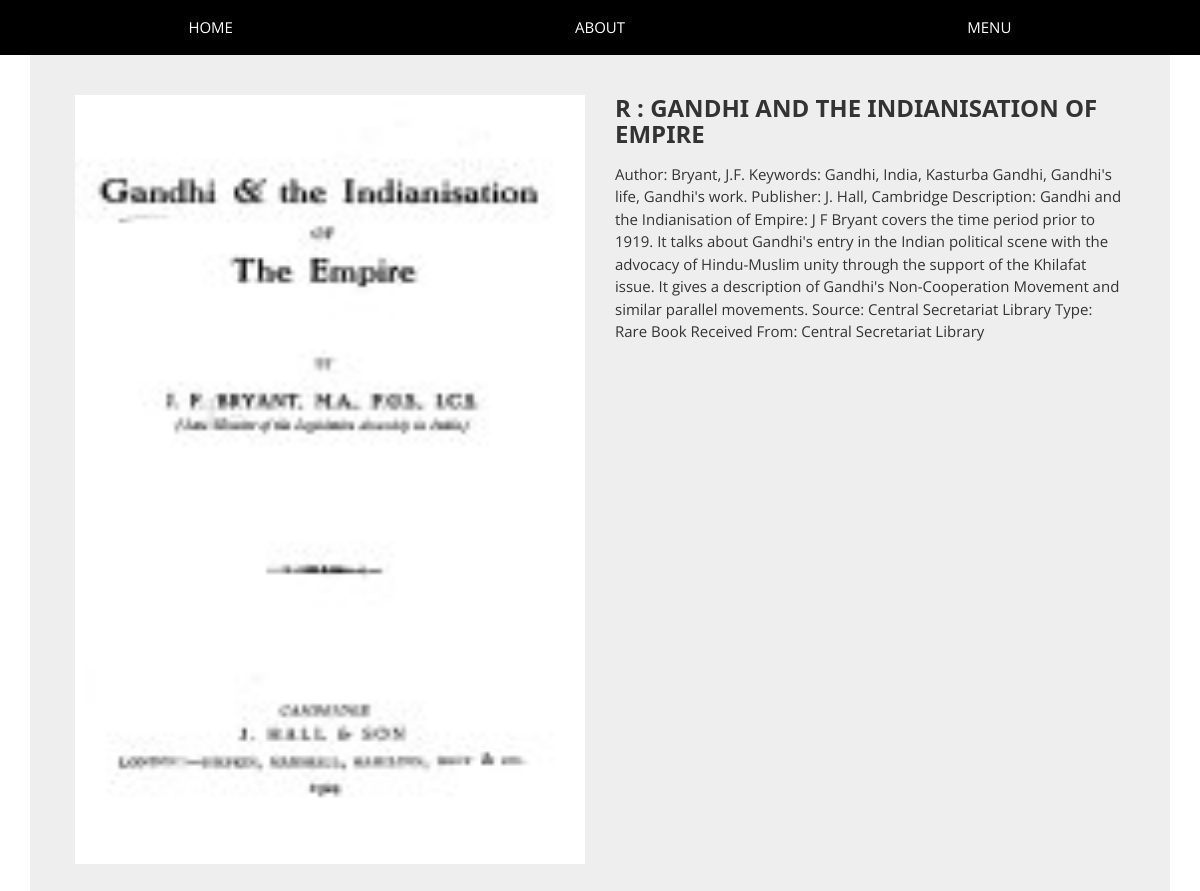
/fr-detail/1, run on the app's committed database.
### app/models.py (models this page shows, shortened)
class freedomar(models.Model):
    title = models.CharField(max_length=100)
    description = models.TextField()
    category = models.CharField(choices=CATEGORY_CHOICES, max_length=4)
    fr_image = models.ImageField(upload_to='producting')

### app/views.py (the view)
# urls.py: path('fr-detail/<int:pk>', views.frdetailview.as_view(), name='fr-detail'),
class frdetailview(View):
    def get(self, request, pk):
     fr = freedomar.objects.get(pk=pk)
     return render(request, 'app/freedetails.html',{'fr':fr})

### app/templates/app/freedetails.html (shortened to what this page needs)
<!DOCTYPE html>
{% load static %}
<html lang="en">
  <head>
    <link href="//maxcdn.bootstrapcdn.com/bootstrap/3.3.0/css/bootstrap.min.css" rel="stylesheet" id="bootstrap-css">
<link rel="stylesheet" href="{% static 'app/css/style1.css'%}">
<link rel="stylesheet" href="https://cdnjs.cloudflare.com/ajax/libs/font-awesome/4.7.0/css/font-awesome.min.css">
    <link href="https://maxcdn.bootstrapcdn.com/font-awesome/4.7.0/css/font-awesome.min.css" rel="stylesheet">
  </head>
  <body>
    <div class="w3-top">
      <div class="w3-row w3-padding w3-black">
        <div class="w3-col s4">
          <a href="{% url 'home' %}" class="w3-button w3-block w3-black">HOME</a>
        </div>
        <div class="w3-col s4">
          <a href="{% url 'home' %}" class="w3-button w3-block w3-black">ABOUT</a>
        </div>
        <div class="w3-col s4">
          <a href="{% url 'home' %}" class="w3-button w3-block w3-black">MENU</a>
        </div>
      </div>
    </div>
    <div class="container">
        <div class="card">
            <div class="container-fliud">
                <div class="wrapper row">
                    <div class="preview col-md-6">
                        <div class="preview-pic tab-content">
                          <div class="tab-pane active" id="pic-1"><img src="{{fr.fr_image.url}}" /></div>
                        </div>
                    </div>
                    <div class="details col-md-6">
                        <h3 class="product-title">{{fr.category}} : {{fr.title}} </h3>
                        <p class="product-description">{{fr.description}}</p>
                    </div>
                </div>
            </div>
        </div>
    </div>
  </body>
</html>

### app/static/app/css/style1.css (style rules this page uses)
html { box-sizing:border-box }
*,*:before,*:after { box-sizing:inherit }
html { -ms-text-size-adjust:100%;-webkit-text-size-adjust:100% }
body { margin:0 }
a { background-color:transparent }
img { border-style:none }
html,body { font-family:Verdana,sans-serif;font-size:15px;line-height:1.5 }
html { overflow-x:hidden }
h3 { font-size:24px }
h1,h2,h3,h4,h5,h6 { font-family:"Segoe UI",Arial,sans-serif;font-weight:400;margin:10px 0 }
img { vertical-align:middle }
a { color:inherit }
.w3-btn,.w3-button { border:none;display:inline-block;padding:8px 16px;vertical-align:middle;overflow:hidden;text-decoration:none;color:inherit;background-color:inherit;text-align:center;cursor:pointer;white-space:nowrap }
.w3-btn,.w3-button { -webkit-touch-callout:none;-webkit-user-select:none;-khtml-user-select:none;-moz-user-select:none;-ms-user-select:none;user-select:none }
.w3-block { display:block;width:100% }
.w3-container:after,.w3-container:before,.w3-panel:after,.w3-panel:before,.w3-row:after,.w3-row:before,.w3-row-padding:after,.w3-row-padding:before, .w3-cell-row:before,.w3-cell-row:after,.w3-clear:after,.w3-clear:before,.w3-bar:before,.w3-bar:after { content:"";display:table;clear:both }
.w3-col,.w3-half,.w3-third,.w3-twothird,.w3-threequarter,.w3-quarter { float:left;width:100% }
.w3-col.s4 { width:33.33333% }
.w3-top,.w3-bottom { position:fixed;width:100%;z-index:1 }
.w3-top { top:0 }
.w3-padding { padding:8px 16px!important }
.w3-black,.w3-hover-black:hover { color:#fff!important;background-color:#000!important }

### app/templates/app/freedetails.html (style rules this page uses)
body { font-family: 'open sans'; overflow-x: hidden; }
img { max-width: 100%; }
.preview { display: -webkit-box; display: -webkit-flex; display: -ms-flexbox; display: flex; -webkit-box-orient: vertical; -webkit-box-direction: normal; -webkit-flex-direction: column; -ms-flex-direction: column; flex-direction: column; }
.preview-pic { -webkit-box-flex: 1; -webkit-flex-grow: 1; -ms-flex-positive: 1; flex-grow: 1; }
.tab-content { overflow: hidden; }
.tab-content img { width: 100%; -webkit-animation-name: opacity; animation-name: opacity; -webkit-animation-duration: .3s; animation-duration: .3s; }
.card { margin-top: 50px; background: #eee; padding: 3em; line-height: 1.5em; }
@media screen and (min-width: 997px) { .wrapper { display: -webkit-box; display: -webkit-flex; display: -ms-flexbox; display: flex; } }
.details { display: -webkit-box; display: -webkit-flex; display: -ms-flexbox; display: flex; -webkit-box-orient: vertical; -webkit-box-direction: normal; -webkit-flex-direction: column; -ms-flex-direction: column; flex-direction: column; }
.product-title, .price, .sizes, .colors { text-transform: UPPERCASE; font-weight: bold; }
.product-title, .rating, .product-description, .price, .vote, .sizes { margin-bottom: 15px; }
.product-title { margin-top: 0; }

### data on the page
freedomar: fr_image (picture), category "R", title "GANDHI AND THE INDIANISATION OF EMPIRE", description "Author: Bryant, J.F. Keywords: Gandhi, India, Kasturba Gandhi, Gandhi's life, Gandhi's work. Publisher: J. Hall, Cambridge Description: Gandhi and the Indianisation of Empire: J F Bryant covers the time period prior to 1919. It talks about Gandhi's entry in the Indian political scene with the advocacy of Hindu-Muslim unity through the support of the Khilafat issue. It gives a description of Gandhi's Non-Cooperation Movement and similar parallel movements. Source: Central Secretariat Library Type: Rare Book Received From: Central Secretariat Library"
